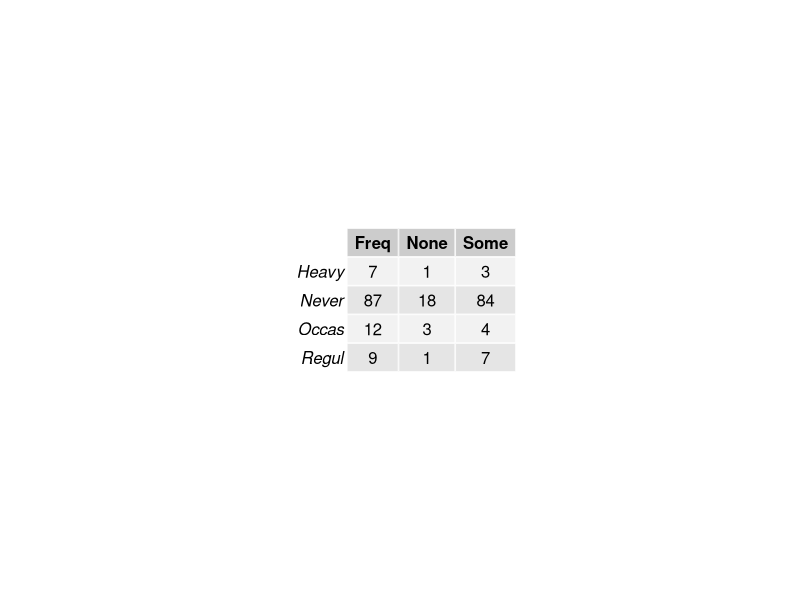
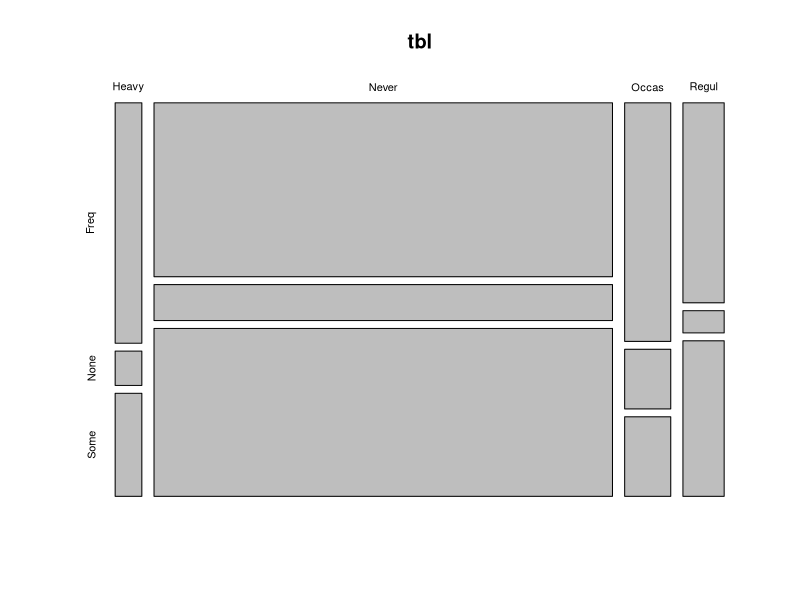

Source code (R) for these figures, in order: (Note: this script raises an error after producing the figures.)

library(MASS)
library(gridExtra)
library(grid)

tbl = table(survey$Smoke, survey$Exer)
a <- chisq.test(tbl)

a$method
grid.table(tbl)

plot(tbl)

d <- t.test( iris[, 1:3])
grid.table(a)
options(digits = 2)
T <- data.frame(format(round(d$statistic, 2), nsmall = 2), row.names = NULL)

P <- data.frame(format(round(d$p.value, 5), nsmall = 5), row.names = NULL)
Comment <- ifelse(d$p.value >= 0.05, "The variables are not significantly different", "The variables are significantly different")
b <- data.frame(cbind(T,P,Comment))
rownames(b) <- " "
colnames(b) <- c("t", "p-value", "Comment")
grid.table(b)
